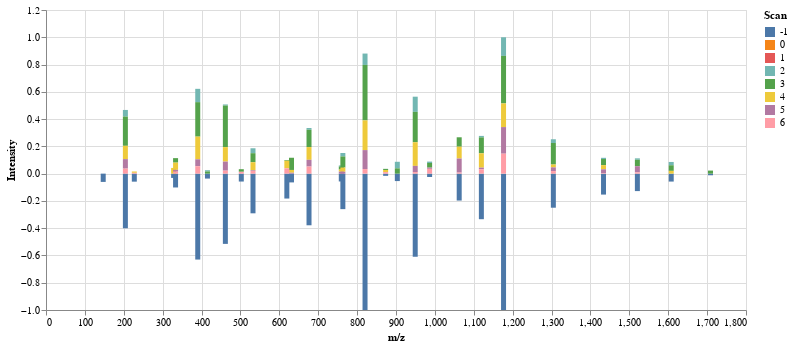

Notebook cell for this chart:
### Code cell
import altair as alt

chart = (
    alt.Chart(df)
    .mark_bar() 
    .encode(
        x=alt.X("m/z:Q", bin=False),
        y=alt.Y("Intensity:Q", stack=True),  
        color=alt.Color("Scan:N")  
    )
)
chart.properties(width=700, height=300)

### Figure 1 — Vega-Lite specification as saved in the notebook (floating-point values rounded to 4 significant figures; data arrays with more than 128 entries replaced by an {"elided": "..."} marker saying what was removed)
{"config": {"view": {"continuousWidth": 400, "continuousHeight": 300}}, "data": {"name": "data-82de58e873ffba2e45d97efb3c62d6a2"}, "mark": "bar", "encoding": {"color": {"field": "Scan", "type": "nominal"}, "x": {"bin": false, "field": "m/z", "type": "quantitative"}, "y": {"field": "Intensity", "stack": true, "type": "quantitative"}}, "height": 300, "width": 700, "$schema": "https://vega.github.io/schema/vega-lite/v4.17.0.json", "datasets": {"data-82de58e873ffba2e45d97efb3c62d6a2": {"elided": "224 records"}}}
